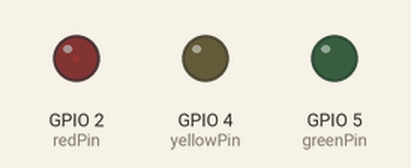
This sketch was run on a simulated ESP32. Shown: output pins drawn as LEDs (lit = HIGH). What the sketch prints to the serial monitor is not drawn.

Above: at 0.05 s.
At 2.15 s:
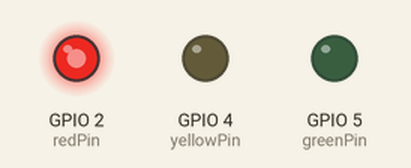
At 3.75 s:
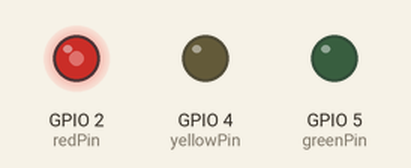
At 7.45 s:
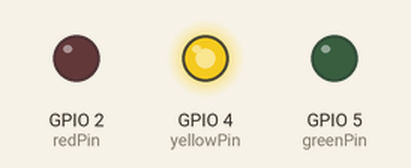
At 11.75 s:
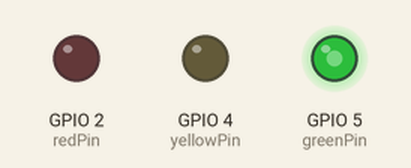
At 14.85 s:
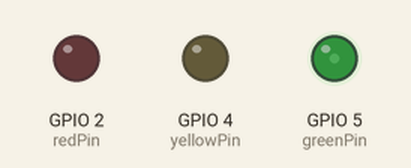
Timing chart, 0 to 20.0 s (numbered marks = the images above):
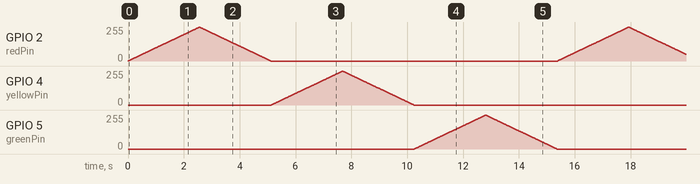

The sketch:

meanwhileLEDthree.ino
```cpp
// 定义三个LED的引脚
const int redPin = 2;
const int yellowPin = 4;
const int greenPin = 5;

// PWM属性（和你原代码保持一致）
const int freq = 5000;
const int resolution = 8;

void setup() {
  Serial.begin(115200);

  // 为每个LED绑定PWM
  ledcAttach(redPin, freq, resolution);
  ledcAttach(yellowPin, freq, resolution);
  ledcAttach(greenPin, freq, resolution);
}

void loop() {
  // ========== 1. 红灯呼吸（先亮后灭） ==========
  Serial.println("红灯呼吸");
  for(int dutyCycle = 0; dutyCycle <= 255; dutyCycle++){
    ledcWrite(redPin, dutyCycle);
    delay(10);
  }
  for(int dutyCycle = 255; dutyCycle >= 0; dutyCycle--){
    ledcWrite(redPin, dutyCycle);
    delay(10);
  }

  // ========== 2. 黄灯呼吸（先亮后灭） ==========
  Serial.println("黄灯呼吸");
  for(int dutyCycle = 0; dutyCycle <= 255; dutyCycle++){
    ledcWrite(yellowPin, dutyCycle);
    delay(10);
  }
  for(int dutyCycle = 255; dutyCycle >= 0; dutyCycle--){
    ledcWrite(yellowPin, dutyCycle);
    delay(10);
  }

  // ========== 3. 绿灯呼吸（先亮后灭） ==========
  Serial.println("绿灯呼吸");
  for(int dutyCycle = 0; dutyCycle <= 255; dutyCycle++){
    ledcWrite(greenPin, dutyCycle);
    delay(10);
  }
  for(int dutyCycle = 255; dutyCycle >= 0; dutyCycle--){
    ledcWrite(greenPin, dutyCycle);
    delay(10);
  }

  Serial.println("一轮顺序呼吸完成");
}
```
